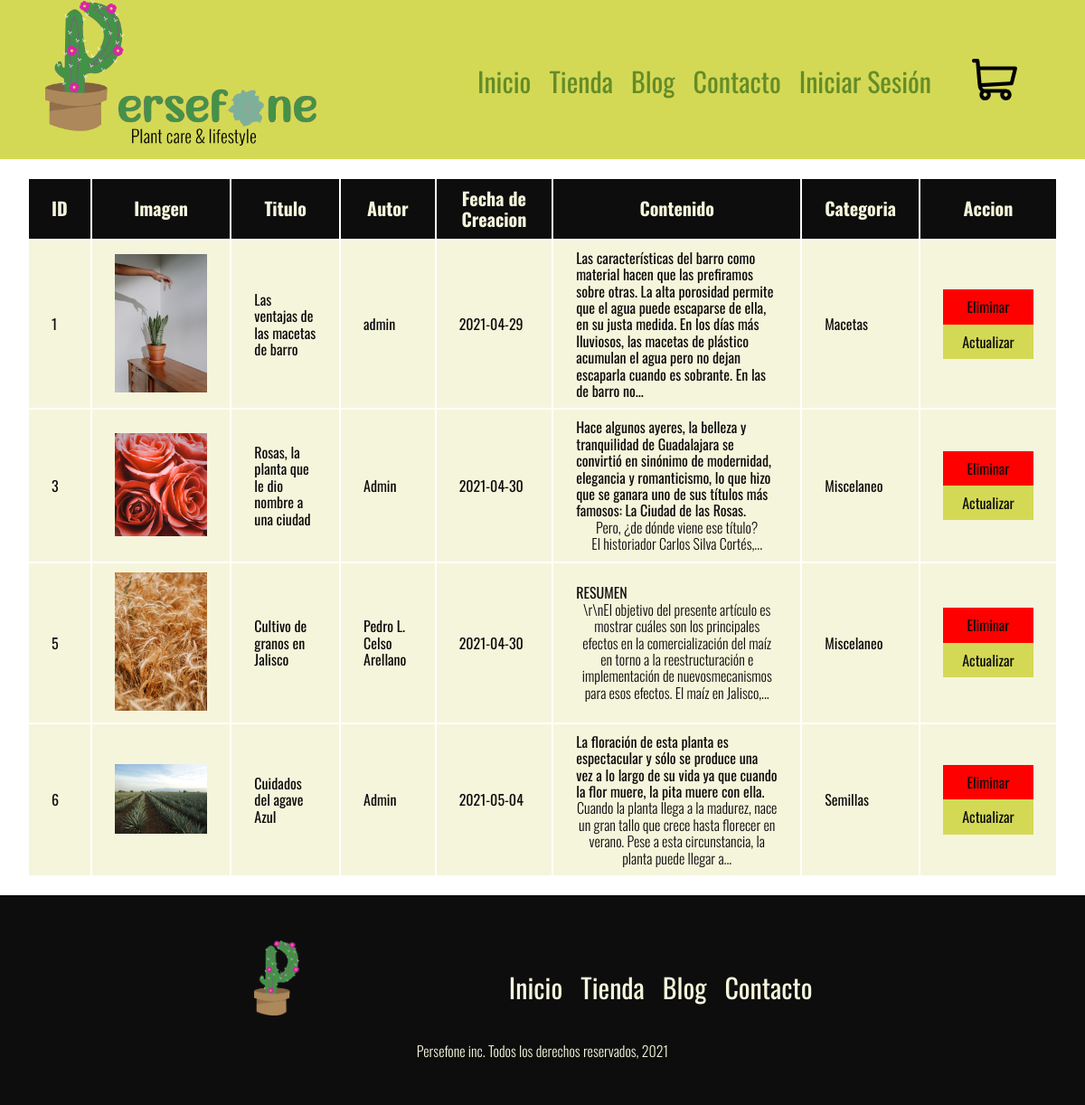
Page /admin/internal/editarEntrada.php on the committed database.
### tables this page shows
CREATE TABLE `blog` (
  `idblog` int(11) NOT NULL AUTO_INCREMENT,
  `imagen` varchar(200) DEFAULT NULL,
  `titulo` varchar(200) NOT NULL,
  `categoria` int(1) NOT NULL,
  `Autor` varchar(60) NOT NULL,
  `creacion` date NOT NULL,
  `texto` longtext NOT NULL,
  PRIMARY KEY (`idblog`)
);

### admin/internal/editarEntrada.php (the view, shortened to what this page needs)
<?php
    require('../../base/header.php');
    $db = conectarDB();
    $query = "SELECT * FROM blog";
    $resultado = mysqli_query($db, $query);
    $categoria = '';
?>
<main class="contenedor">
    <table class="tabla-articulos">
        <tr class="cabecera">
            <th>ID</th>
            <th>Imagen</th>
            <th>Titulo</th>
            <th>Autor</th>
            <th>Fecha de Creacion</th>
            <th>Contenido</th>
            <th>Categoria</th>
            <th>Accion</th>
        </tr>
        <?php while($entrada = mysqli_fetch_assoc($resultado)): ?>
            <?php
                switch($entrada['categoria']){
                    case 1:
                        $categoria = 'Semillas';
                        break;
                    case 3:
                        $categoria = 'Macetas';
                        break;
                    case 4:
                        $categoria = 'Miscelaneo';
                        break;
                }
            ?>
            <tr>
                <td><?php echo $entrada['idblog']; ?></td>
                <td><img src="/images/<?php echo $entrada['imagen']; ?>" alt=""></td>
                <td><?php echo $entrada['titulo']; ?></td>
                <td><?php echo $entrada['Autor']; ?></td>
                <td><?php echo $entrada['creacion']; ?></td>
                <td>
                    <?php
                    $string = $entrada['texto'];
                    if(strlen($string) > 300){
                        $stringCut = substr($string, 0, 300);
                        $endPoint = strrpos($stringCut, ' ');
                        $string = $endPoint? substr($stringCut, 0, $endPoint) : substr($stringCut, 0);
                    }
                    echo $string.'...';?>
                </td>
                <td><?php echo $categoria; ?></td>
                <td>
                    <form method="POST">
                        <input type="submit" class="boton rojo" value="Eliminar">
                    </form>
                    <a href="/admin/internal/actualizarEntrada.php?id=<?php echo $entrada['idblog'];?>"
                    class="boton amarillo">Actualizar</a>
                </td>
            </tr>
        <?php endwhile; ?>
    </table>
</main>
<?php
    require('../../base/footer.php');
?>

### build/css/app.css (style rules this page uses)
html { line-height:1.15;-webkit-text-size-adjust:100% }
body { margin:0 }
main { display:block }
a { background-color:transparent }
img { border-style:none }
button,input,optgroup,select,textarea { font-family:inherit;font-size:100%;line-height:1.15;margin:0 }
button,input { overflow:visible }
[type=button],[type=reset],[type=submit],button { -webkit-appearance:button }
html { box-sizing:border-box;font-size:62.5% }
*,:after,:before { box-sizing:inherit }
body { font-family:Oswald }
p { margin:0;font-size:1.6rem;font-weight:300;text-align:center }
.contenedor { margin:0 auto;max-width:120 rem;width:95% }
a { text-decoration:none }
img { max-width:100% }
.tabla-articulos { margin:0 auto 2rem }
.tabla-articulos .cabecera th { background-color:#0d0d0d;color:beige;font-size:2rem;padding:1rem 2.5rem }
.tabla-articulos tr { padding-top:1rem }
.tabla-articulos td { background-color:beige;color:#0d0d0d;font-size:1.6rem;padding:1rem 2.5rem }
.boton { display:block;color:#0d0d0d;padding:1rem;border:none;width:10rem;text-align:center }
.rojo { background-color:red }
.amarillo { background-color:#d4d955 }

### rows in the picture
blog: idblog "1", imagen (picture), titulo "Las ventajas de las macetas de barro", Autor "admin", creacion "2021-04-29", texto "Las características del barro como material hacen que las prefiramos sobre otras. La alta porosidad permite que el agua puede escaparse de ella, en su justa medida. En los días más lluviosos, las macetas de plástico acumulan el agua pero no dejan escaparla cuando es sobrante. En las de barro no", categoria "Macetas"
blog: idblog "3", imagen (picture), titulo "Rosas, la planta que le dio nombre a una ciudad", Autor "Admin", creacion "2021-04-30", texto "Hace algunos ayeres, la belleza y tranquilidad de Guadalajara se convirtió en sinónimo de modernidad, elegancia y romanticismo, lo que hizo que se ganara uno de sus títulos más famosos: La Ciudad de las Rosas. Pero, ¿de dónde viene ese título? El historiador Carlos Silva Cortés,", categoria "Miscelaneo"
blog: idblog "5", imagen (picture), titulo "Cultivo de granos en Jalisco", Autor "Pedro L. Celso Arellano", creacion "2021-04-30", texto "RESUMEN \\r\\nEl objetivo del presente artículo es mostrar cuáles son los principales efectos en la comercialización del maíz en torno a la reestructuración e implementación de nuevosmecanismos para esos efectos. El maíz en Jalisco,", categoria "Miscelaneo"
blog: idblog "6", imagen (picture), titulo "Cuidados del agave Azul", Autor "Admin", creacion "2021-05-04", texto "La floración de esta planta es espectacular y sólo se produce una vez a lo largo de su vida ya que cuando la flor muere, la pita muere con ella. Cuando la planta llega a la madurez, nace un gran tallo que crece hasta florecer en verano. Pese a esta circunstancia, la planta puede llegar a", categoria "Semillas"
